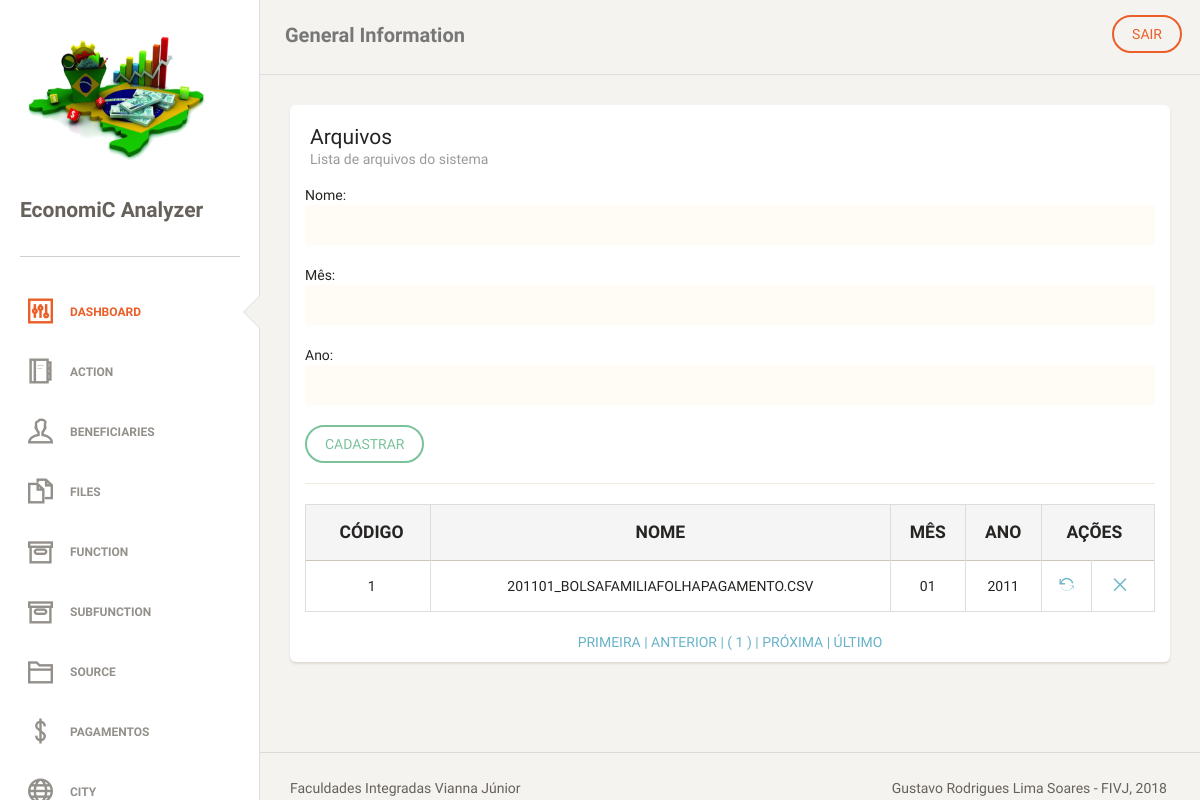
/files.php (signed in), run on an earlier commit of the app's database.
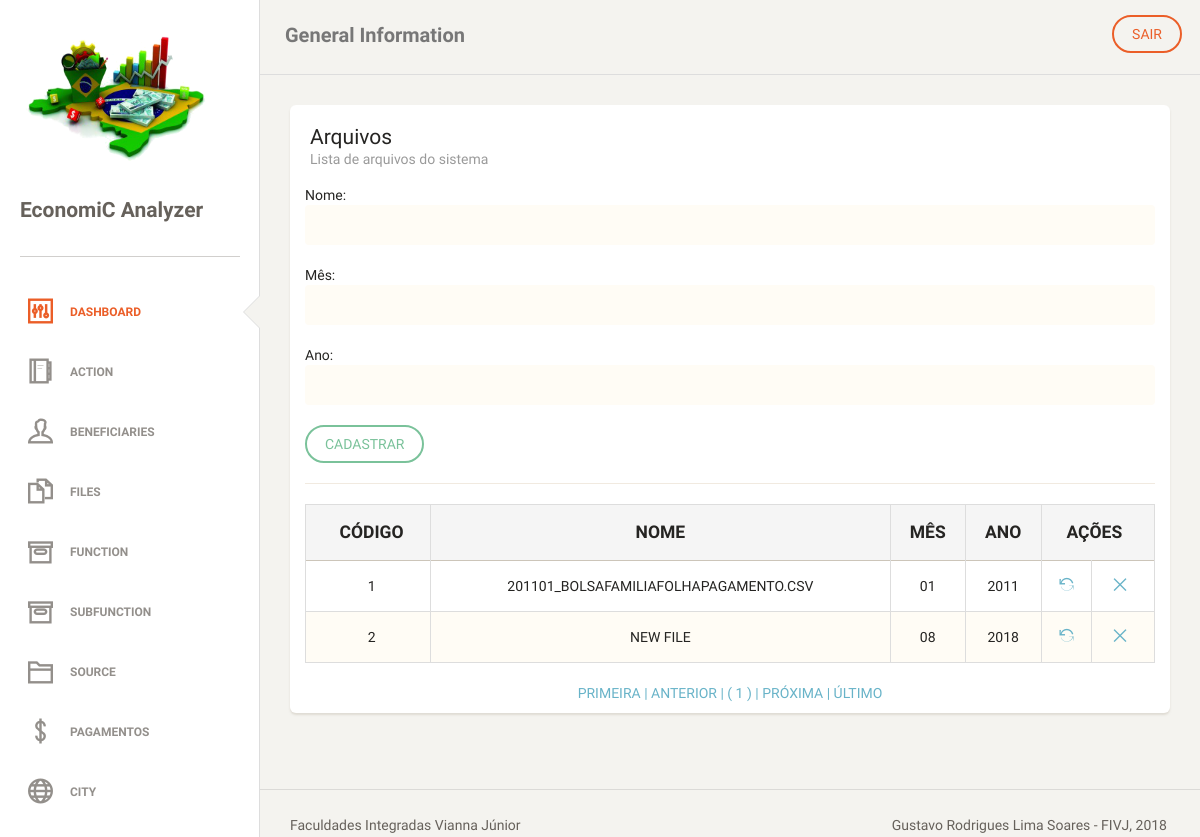
And on a later commit of the database.
### tables this page shows
CREATE TABLE `tb_files` (
  `id_file` int(11) NOT NULL AUTO_INCREMENT,
  `str_name_file` varchar(45) NOT NULL,
  `str_month` varchar(2) DEFAULT NULL,
  `str_year` varchar(4) DEFAULT NULL,
  PRIMARY KEY (`id_file`),
  UNIQUE KEY `str_name_file_UNIQUE` (`str_name_file`)
);

### dao/filesDAO.php (the view, shortened to what this page needs)
<?php
require_once "classes/files.php";
class filesDAO
{
    public function tabelapaginada()
    {
        global $pdo;
        $endereco = $_SERVER ['PHP_SELF'];
        $pagina_atual = (isset($_GET['page']) && is_numeric($_GET['page'])) ? $_GET['page'] : 1;
        $linha_inicial = ($pagina_atual - 1) * QTDE_REGISTROS;
        $sql = "SELECT id_file, str_name_file, str_month, str_year FROM tb_files LIMIT {$linha_inicial}, " . QTDE_REGISTROS;
        $statement = $pdo->prepare($sql);
        $statement->execute();
        $dados = $statement->fetchAll(PDO::FETCH_OBJ);
        $sqlContador = "SELECT COUNT(*) AS total_registros FROM tb_files";
        $statement = $pdo->prepare($sqlContador);
        $statement->execute();
        $valor = $statement->fetch(PDO::FETCH_OBJ);
        $primeira_pagina = 1;
        $ultima_pagina = ceil($valor->total_registros / QTDE_REGISTROS);
        $pagina_anterior = ($pagina_atual > 1) ? $pagina_atual - 1 : 0;
        $proxima_pagina = ($pagina_atual < $ultima_pagina) ? $pagina_atual + 1 : 0;
        $range_inicial = (($pagina_atual - RANGE_PAGINAS) >= 1) ? $pagina_atual - RANGE_PAGINAS : 1;
        $range_final = (($pagina_atual + RANGE_PAGINAS) <= $ultima_pagina) ? $pagina_atual + RANGE_PAGINAS : $ultima_pagina;
        $exibir_botao_inicio = ($range_inicial < $pagina_atual) ? 'mostrar' : 'esconder';
        $exibir_botao_final = ($range_final > $pagina_atual) ? 'mostrar' : 'esconder';
        if (!empty($dados)):
            echo "
     <table class='table table-striped table-bordered'>
     <thead>
       <tr style='text-transform: uppercase;' class='active'>
        <th style='text-align: center; font-weight: bolder;'>Código</th>
        <th style='text-align: center; font-weight: bolder;'>Nome</th>
        <th style='text-align: center; font-weight: bolder;'>Mês</th>
        <th style='text-align: center; font-weight: bolder;'>Ano</th>
        <th style='text-align: center; font-weight: bolder;' colspan='2'>Ações</th>
       </tr>
     </thead>
     <tbody>";
            foreach ($dados as $file):
                echo "<tr>
        <td style='text-align: center'>$file->id_file</td>
        <td style='text-align: center'>$file->str_name_file</td>
        <td style='text-align: center'>$file->str_month</td>
        <td style='text-align: center'>$file->str_year</td>
        <td style='text-align: center'><a href='?act=upd&id=$file->id_file' title='Alterar'><i class='ti-reload'></i></a></td>
        <td style='text-align: center'><a href='?act=del&id=$file->id_file' title='Remover'><i class='ti-close'></i></a></td>
       </tr>";
            endforeach;
            echo "
</tbody>
     </table>
     <div class='box-paginacao' style='text-align: center'>
       <a class='box-navegacao  $exibir_botao_inicio' href='$endereco?page=$primeira_pagina' title='Primeira Página'> PRIMEIRA  |</a>
       <a class='box-navegacao  $exibir_botao_inicio' href='$endereco?page=$pagina_anterior' title='Página Anterior'> ANTERIOR  |</a>
";
            for ($i = $range_inicial; $i <= $range_final; $i++):
                $destaque = ($i == $pagina_atual) ? 'destaque' : '';
                echo "<a class='box-numero $destaque' href='$endereco?page=$i'> ( $i ) </a>";
            endfor;
            echo "<a class='box-navegacao $exibir_botao_final' href='$endereco?page=$proxima_pagina' title='Próxima Página'>| PRÓXIMA  </a>
                  <a class='box-navegacao $exibir_botao_final' href='$endereco?page=$ultima_pagina'  title='Última Página'>| ÚLTIMO  </a>
     </div>";
        else:
            echo "<p class='bg-danger'>Nenhum registro foi encontrado!</p>
     ";
        endif;
    }
}

### classes/template.php (shortened to what this page needs)
<?php
class Template
{
    function header()
    {
        echo "<!doctype html>
<html lang='en'>
<head>
	<meta charset='utf-8' />
	<link rel='apple-touch-icon' sizes='76x76' href='assets/img/apple-icon.png'>
	<link rel='icon' type='image/png' sizes='96x96' href='assets/img/favicon.png'>
	<meta http-equiv='X-UA-Compatible' content='IE=edge,chrome=1' />
	<title>EconomiC Analyzer</title>
	<meta content='width=device-width, initial-scale=1.0, maximum-scale=1.0, user-scalable=0' name='viewport' />
    <meta name='viewport' content='width=device-width' />
    <link href='assets/css/bootstrap.min.css' rel='stylesheet' />
    <link href='assets/css/animate.min.css' rel='stylesheet'/>
    <link href='assets/css/paper-dashboard.css' rel='stylesheet'/>
    <link href='http://maxcdn.bootstrapcdn.com/font-awesome/latest/css/font-awesome.min.css' rel='stylesheet'>
<link href='https://fonts.googleapis.com/css?family=Muli:400,300' rel='stylesheet' type='text/css'>
<link href='assets/css/themify-icons.css' rel='stylesheet'>";
        echo "
</head>
<body>";
    }
    function footer()
    {
        echo " <footer class=\"footer\">
            <div class=\"container-fluid\">
                <nav class=\"pull-left\">
                    <ul>
                        <li>
                            <a href=\"http://www.viannajr.edu.br\" target='_blank'>
                                Faculdades Integradas Vianna Júnior
                            </a>
                        </li>
                    </ul>
                </nav>
                <div class=\"copyright pull-right\">
                    Gustavo Rodrigues Lima Soares - FIVJ, <script>document.write(new Date().getFullYear())</script>
                </div>
            </div>
        </footer>
    </div>
</div>
</body>
    <script src=\"assets/js/jquery-1.10.2.js\" type=\"text/javascript\"></script>
	<script src=\"assets/js/bootstrap.min.js\" type=\"text/javascript\"></script>
	<script src=\"assets/js/bootstrap-checkbox-radio.js\"></script>
</html>";
    }
    function sidebar()
    {
        echo "<div class=\"wrapper\">
        <div class=\"sidebar\" data-background-color=\"white\" data-active-color=\"danger\">
        <div class=\"sidebar-wrapper\">
            <div class=\"logo\">
                <a href='index.php'><img src=\"assets/img/logo.png\" height=\"150\" width=\"200\"></a>
                <h4>EconomiC Analyzer</h4>
        </div>
            <ul class=\"nav\">
                <li class=\"active\">
                    <a href=\"dashboard.php\">
                        <i class=\"ti-panel\"></i>
                        <p>Dashboard</p>
                    </a>
                </li>
                <li>
                    <a href='action.php'>
                        <i class=\"ti-agenda\"></i>
                        <p>Action</p>
                    </a>
                </li>
                <li>
                    <a href='beneficiaries.php'>
                        <i class=\"ti-user\"></i>
                        <p>Beneficiaries</p>
                    </a>
                </li>
                <li>
                    <a href='files.php'>
                        <i class=\"ti-files\"></i>
                        <p>Files</p>
                    </a>
                </li>
                <li>
                    <a href='functions.php'>
                        <i class=\"ti-archive\"></i>
                        <p>Function</p>
                    </a>
                </li>
                <li>
                    <a href='subfunctions.php'>
                        <i class=\"ti-archive\"></i>
                        <p>Subfunction</p>
                    </a>
                </li>
                <li>
                    <a href='source.php'>
                        <i class=\"ti-folder\"></i>
                        <p>Source</p>
                    </a>
                </li>
                <li>
                    <a href='payments.php'>
                        <i class=\"ti-money\"></i>
                        <p>Pagamentos</p>
                    </a>
                </li>
                <li>
                    <a href='city.php'>
                        <i class=\"ti-world\"></i>
                        <p>City</p>
                    </a>
                </li>
                <li>
                    <a href='state.php'>
                    </a>
                </li>
            </ul>
        </div>
    </div>";
    }
    function mainpanel()
    {
        echo "<div class=\"main-panel\">
        <nav class=\"navbar navbar-default\">
            <div class=\"container-fluid\">
                <div class=\"navbar-header\">
                    <a class=\"navbar-brand\" href=\"#\">General Information</a>
                </div>
                <div class=\"collapse navbar-collapse\">
                    <ul class='nav navbar-nav navbar-right'>
                        <a href=\"sair.php\">
                            <input class='btn btn-danger' type='submit' value='SAIR'>
                        </a>
                    </ul>
                </div>
            </div>
        </nav>";
    }
}

### files.php (shortened to what this page needs)
<?php
require_once "classes/template.php";
require_once "dao/filesDAO.php";
$object = new filesDAO();
$template = new Template();
$template->header();
$template->sidebar();
$template->mainpanel();
if ($_SERVER['REQUEST_METHOD'] == 'POST') {
    $id = (isset($_POST["id"]) && $_POST["id"] != null) ? $_POST["id"] : "";
    $str_name_file = (isset($_POST["str_name_file"]) && $_POST["str_name_file"] != null) ? $_POST["str_name_file"] : "";
    $str_month = (isset($_POST["str_month"]) && $_POST["str_month"] != null) ? $_POST["str_month"] : "";
    $str_year = (isset($_POST["str_year"]) && $_POST["str_year"] != null) ? $_POST["str_year"] : "";
} else if (!isset($id)) {
    $str_name_file = NULL;
    $str_month = NULL;
    $str_year = NULL;
}
?>
<div class='content' xmlns="http://www.w3.org/1999/html">
    <div class='container-fluid'>
        <div class='row'>
            <div class='col-md-12'>
                <div class='card'>
                    <div class='header'>
                        <h4 class='title'>Arquivos</h4>
                        <p class='category'>Lista de arquivos do sistema</p>
                    </div>
                    <div class='content table-responsive'>
                        <form action="?act=save&id=" method="POST" name="form1">
                            Nome:
                            <input class="form-control" type="text" name="str_name_file" value="<?php
                            echo (isset($str_name_file) && ($str_name_file != null || $str_name_file != "")) ? $str_name_file : '';
                            ?>"/>
                            <br/>
                            Mês:
                            <input class="form-control" type="text" maxlength="2" name="str_month" value="<?php
                            echo (isset($str_month) && ($str_month != null || $str_month != "")) ? $str_month : '';
                            ?>"/>
                            <br/>
                            Ano:
                            <input class="form-control" type="text" maxlength="4" name="str_year" value="<?php
                            echo (isset($str_year) && ($str_year != null || $str_year != "")) ? $str_year : '';
                            ?>"/>
                            <br/>
                            <input class="btn btn-success" type="submit" value="CADASTRAR">
                            <hr>
                        </form>
                        <?php
                        $object->tabelapaginada();
                        ?>
                    </div>
                </div>
            </div>
        </div>
    </div>
</div>
<?php
$template->footer();
?>

What changed in the data, as far as the page shows it:
added tb_files: id_file "2", str_name_file "NEW FILE", str_month "08", str_year "2018"
